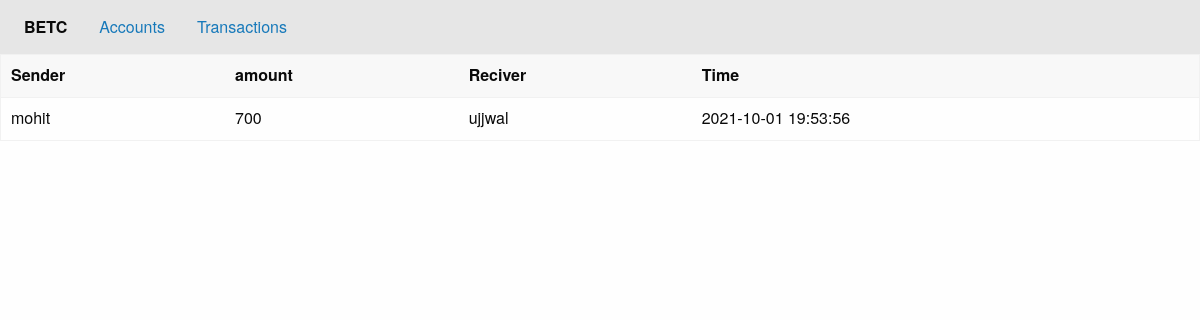
The app's page /transactions/ujjwal, older data.
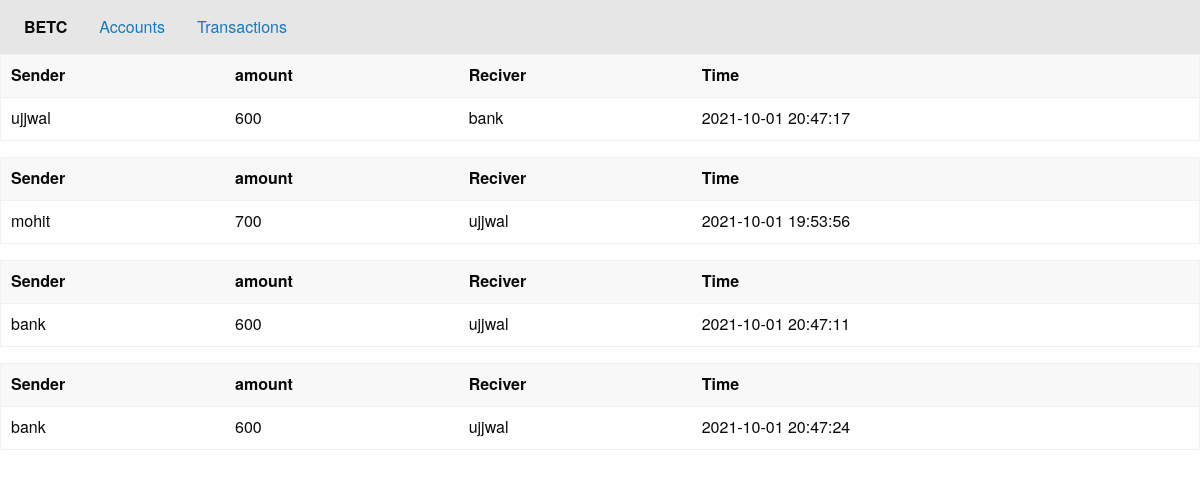
The same page, newer data.
### app/models.py (models this page shows)
class Transactions(db.Model):
    id = db.Column(db.Integer, primary_key=True)
    sender = db.Column(db.String, nullable=False)
    reciever = db.Column(db.String, nullable=False)
    dateTime = db.Column(db.DateTime, default=func.now())
    amount =  db.Column(db.Integer,nullable=True)

### app/routes.py (the view)
@app.route("/transactions/<username>", methods=["GET"])
def transaction(username):
    try:
        wallet = Wallet.query.filter_by(username=username).first()
        if len(wallet.username) < 1:
            return "User not found"
        sends = Transactions.query.filter_by(sender=username)
        recieves = Transactions.query.filter_by(reciever=username)
        return render_template("transaction.html", recieves=recieves,
        sends=sends,
        username=username)
    except: return "something went wrong"

### app/templates/transaction.html (shortened to what this page needs)
{% extends "index.html" %}
{% block content %}
    {% for send in sends %}
    <table id='result' class='display'>
      <thead>
        <tr>
          <th>Sender</th>
          <th>amount</th>
          <th>Reciver</th>
          <th>Time</th>
        </tr>
      </thead>
      <tbody>
        <tr>
          <td>{{ send.sender }}</td>
          <td>{{ send.amount }}</td>
          <td>{{send.reciever}}</td>
          <td>{{send.dateTime}}</td>
    {% endfor %}
        </tr>
      </tbody>
    </table>
    {% for recieve in recieves %}
  <table id='result' class='display'>
    <thead>
      <tr>
        <th>Sender</th>
        <th>amount</th>
        <th>Reciver</th>
        <th>Time</th>
      </tr>
    </thead>
    <tbody>
      <tr>
        <td>{{recieve.sender}}</td>
        <td>{{recieve.amount}}</td>
        <td>{{recieve.reciever}}</td>
        <td>{{recieve.dateTime}}</td>
      </tr>
    </tbody>
  </table>
    {% endfor %}
{% endblock %}

### app/templates/index.html (shortened to what this page needs)
<!DOCTYPE html>
<html lang="en">
<head>
    {% block header %}
    <link rel="stylesheet" href="https://cdn.jsdelivr.net/npm/foundation-sites@6.6.3/dist/css/foundation.min.css"
>
    {% endblock %}
</head>
<body>
    {% block nav %}
    <div class="top-bar">
        <div class="top-bar-left">
            <ul class="dropdown menu" data-dropdown-menu>
                <li id="logo" class="menu-text">BETC</li>
                <li><a href="/accounts">Accounts</a></li>
                <li><a href="#">Transactions</a></li>
            </ul>
        </div>
    </div>
    {% endblock %}
    {% block content %}
    {% endblock %}
</body>
</html>

Row changes from the older to the newer data that the page shows:
added Transactions: sender "ujjwal", amount "600", reciever "bank", dateTime "2021-10-01 20:47:17"
added Transactions: sender "bank", amount "600", reciever "ujjwal", dateTime "2021-10-01 20:47:11"
added Transactions: sender "bank", amount "600", reciever "ujjwal", dateTime "2021-10-01 20:47:24"
